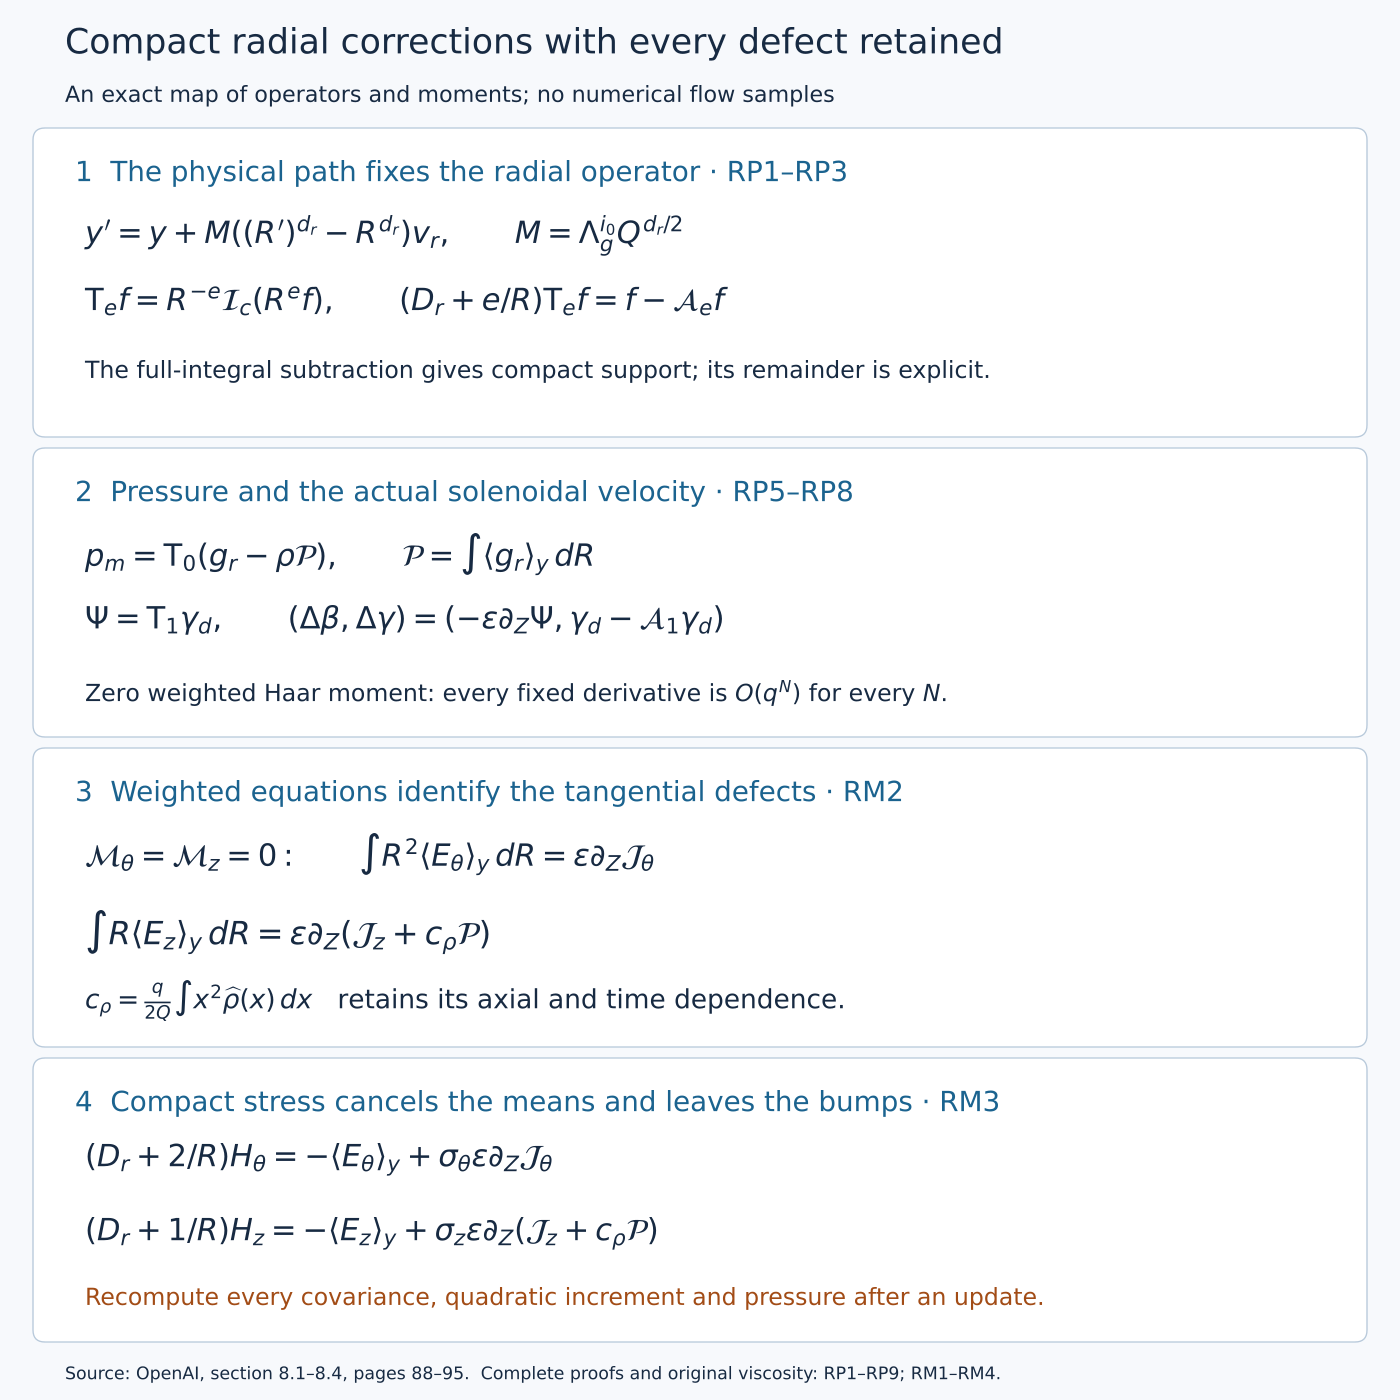

Python code for this plot:
"""Exact compact radial and mean maps, RP1–RP8 and RM1–RM4."""
from pathlib import Path
import re
import matplotlib
matplotlib.use("Agg")
import matplotlib.pyplot as plt
from matplotlib.patches import FancyBboxPatch
out=Path(__file__).resolve().parent
fig=plt.figure(figsize=(14,14),dpi=100,facecolor="#f7f9fc")
ax=fig.add_axes([0,0,1,1]);ax.set(xlim=(0,14),ylim=(0,14));ax.axis("off")
ink,blue,orange="#172a42","#1b638f","#a24c16"
def text(x,y,s,size=20,color=ink):
    ax.text(x,y,s,va="top",fontsize=size,color=color,linespacing=1.45)
def panel(y,h,title):
    ax.add_patch(FancyBboxPatch((.45,y),13.1,h,boxstyle="round,pad=.12",
        linewidth=1,edgecolor="#b9cadb",facecolor="white"))
    text(.75,y+h-.2,title,20,blue)
text(.65,13.73,"Compact radial corrections with every defect retained",25)
text(.65,13.15,"An exact map of operators and moments; no numerical flow samples",16)
panel(9.75,2.85,"1  The physical path fixes the radial operator · RP1–RP3")
text(.85,11.85,r"$y'=y+M((R')^{d_r}-R^{d_r})v_r,\qquad M=\Lambda_g^{i_0}Q^{d_r/2}$",22)
text(.85,11.13,r"$\mathsf{T}_e f=R^{-e}\mathcal{I}_c(R^ef),\qquad"
     r"(D_r+e/R)\mathsf{T}_e f=f-\mathcal{A}_e f$",22)
text(.85,10.4,"The full-integral subtraction gives compact support; its remainder is explicit.",17)
panel(6.75,2.65,"2  Pressure and the actual solenoidal velocity · RP5–RP8")
text(.85,8.67,r"$p_m=\mathsf{T}_0(g_r-\rho\mathcal{P}),\qquad"
     r"\mathcal{P}=\int\langle g_r\rangle_y\,dR$",22)
text(.85,7.95,r"$\Psi=\mathsf{T}_1\gamma_d,\qquad"
     r"(\Delta\beta,\Delta\gamma)=(-\varepsilon\partial_Z\Psi,\gamma_d-\mathcal{A}_1\gamma_d)$",22)
text(.85,7.2,r"Zero weighted Haar moment: every fixed derivative is $O(q^N)$ for every $N$.",17)
panel(3.65,2.75,"3  Weighted equations identify the tangential defects · RM2")
text(.85,5.67,r"$\mathcal{M}_\theta=\mathcal{M}_z=0:\qquad"
     r"\int R^2\langle E_\theta\rangle_y\,dR=\varepsilon\partial_Z\mathcal{J}_\theta$",22)
text(.85,4.9,r"$\int R\langle E_z\rangle_y\,dR"
     r"=\varepsilon\partial_Z(\mathcal{J}_z+c_\rho\mathcal{P})$",23)
text(.85,4.2,r"$c_\rho=\frac{q}{2Q}\int x^2\widehat{\rho}(x)\,dx$"
     "   retains its axial and time dependence.",19)
panel(.7,2.6,"4  Compact stress cancels the means and leaves the bumps · RM3")
text(.85,2.57,r"$(D_r+2/R)H_\theta=-\langle E_\theta\rangle_y"
     r"+\sigma_\theta\varepsilon\partial_Z\mathcal{J}_\theta$",22)
text(.85,1.83,r"$(D_r+1/R)H_z=-\langle E_z\rangle_y"
     r"+\sigma_z\varepsilon\partial_Z(\mathcal{J}_z+c_\rho\mathcal{P})$",22)
text(.85,1.13,"Recompute every covariance, quadratic increment and pressure after an update.",17,orange)
text(.65,.34,"Source: OpenAI, section 8.1–8.4, pages 88–95.  Complete proofs and original viscosity: RP1–RP9; RM1–RM4.",12.5)
for ext in ["svg","png"]:fig.savefig(out/("radial-mean-corrections."+ext),dpi=100)
p=out/"radial-mean-corrections.svg"
p.write_text(re.sub(r'width="1008pt" height="1008pt"','width="1400" height="1400"',
    p.read_text(encoding="utf8")),encoding="utf8")
plt.close(fig)
